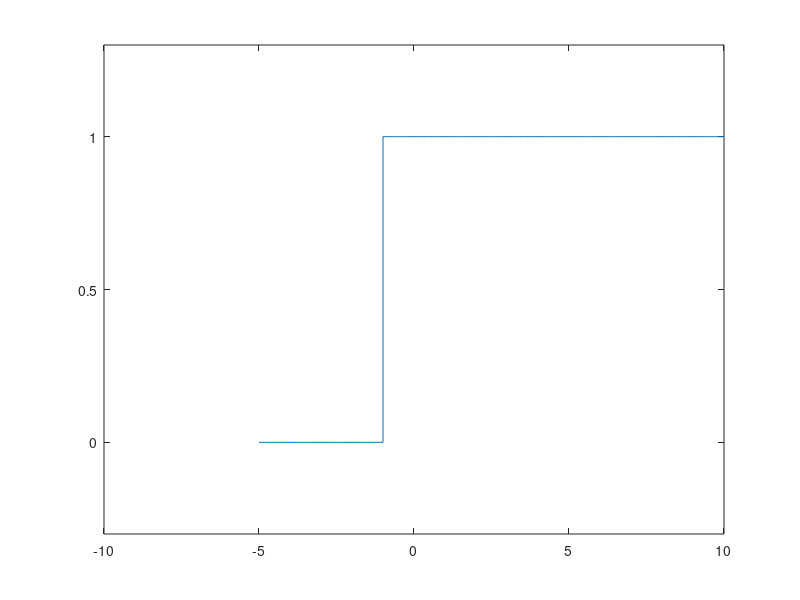

MATLAB code to generate this figure: (Note: this script raises an error after producing the figure.)
%u(t-1)
t1=-5:.1:1;
t2=1:.1:10;
u1=zeros(size(t1));
u2=ones(size(t2));
t=[t1 t2];
u=[u1 u2];
plot(t,u)
ylim([-0.3 1.3])

%u(t+1)
t3=-5:.1:-1;
t4=-1:.1:10;
u3=zeros(size(t3));
u4=ones(size(t4));
tb=[t3 t4];
ub=[u3 u4];
plot(tb,ub)
ylim([-0.3 1.3])

%r(t-1)
tc=-5:.1:10;
r=(tc-1).*heaviside(tc-1);
plot(tc,r)

%r(t+1)-r(t-2)
rb=((tc+1).*heaviside(tc+1))-((tc-2).*heaviside(tc-2));
plot(tc,rb)